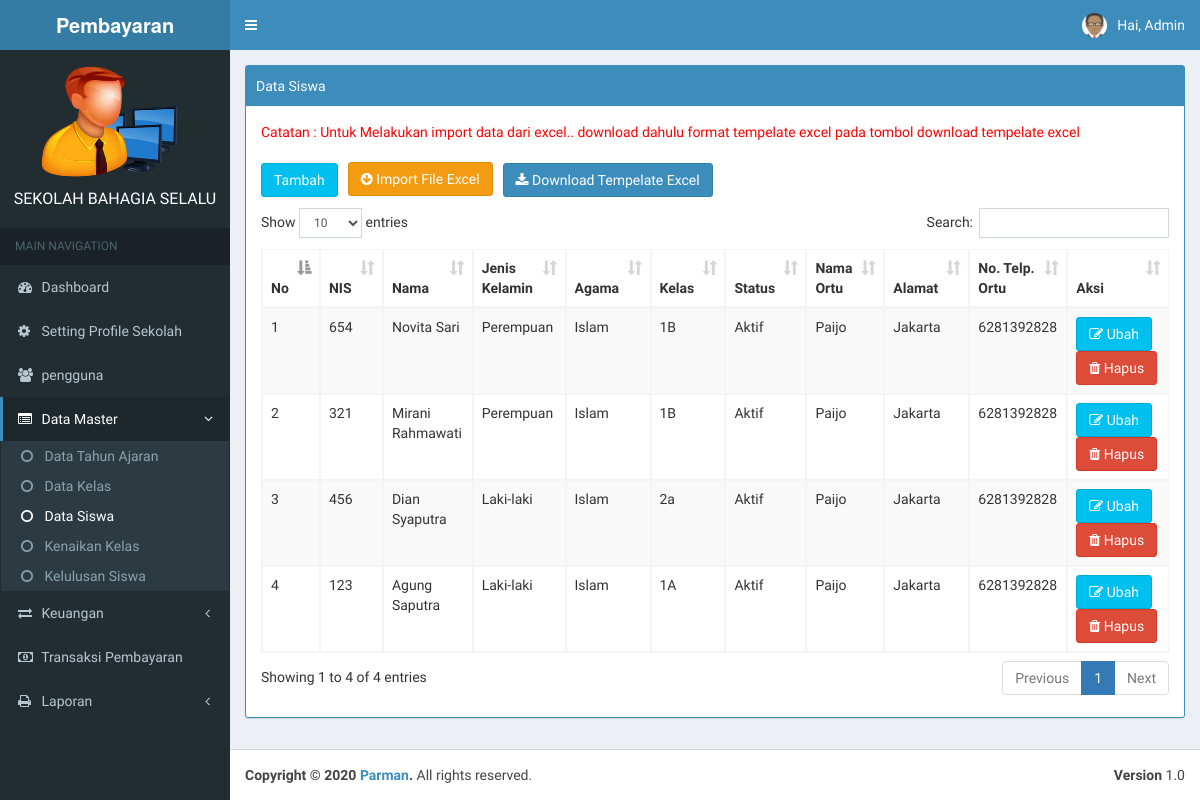
The app's page /index.php?page=siswa (signed in), older data.
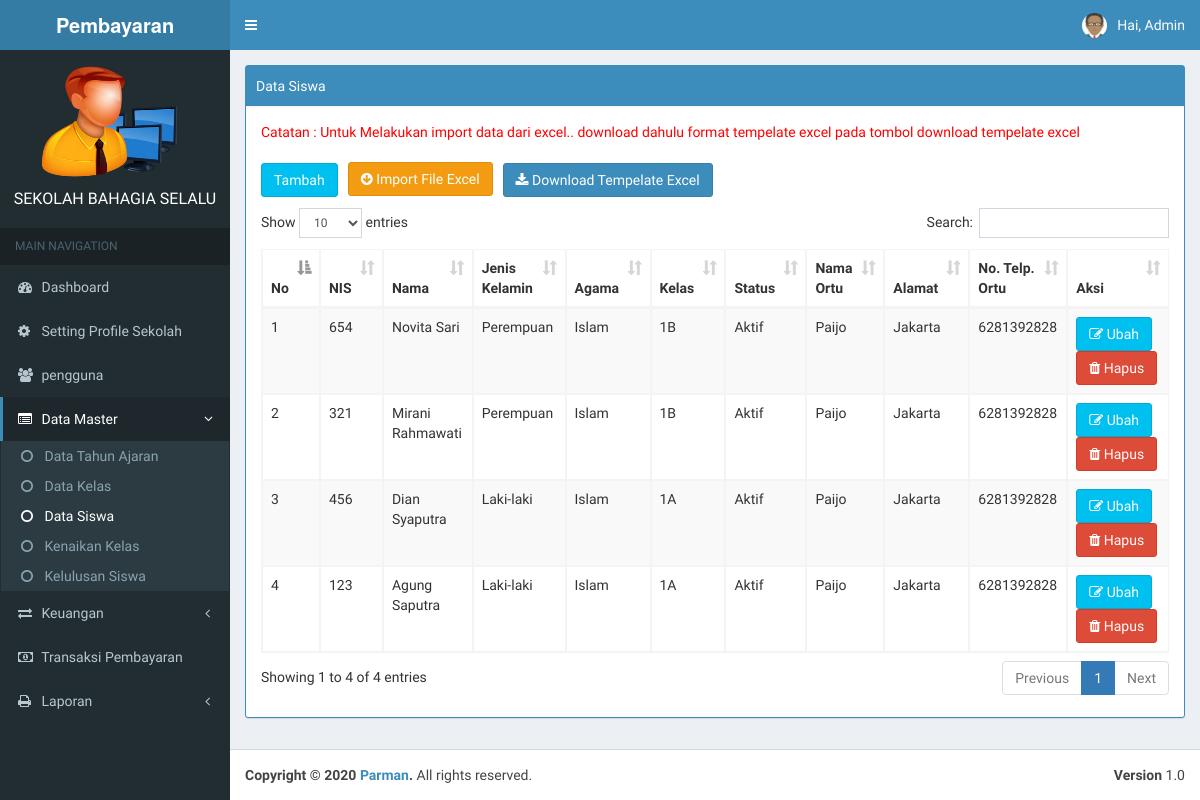
The same page, newer data.
### tables this page shows
CREATE TABLE `tb_siswa` (
  `id_siswa` int(11) NOT NULL AUTO_INCREMENT,
  `nis` varchar(30) NOT NULL,
  `nama_siswa` varchar(255) NOT NULL,
  `jk` varchar(20) NOT NULL,
  `agama` varchar(20) NOT NULL,
  `id_kelas` int(11) NOT NULL,
  `status` varchar(50) NOT NULL,
  `nama_ortu` varchar(255) NOT NULL,
  `alamat` text NOT NULL,
  `no_hp_ortu` varchar(15) NOT NULL,
  PRIMARY KEY (`id_siswa`)
);

CREATE TABLE `tb_kelas` (
  `id_kelas` int(11) NOT NULL AUTO_INCREMENT,
  `nama_kelas` varchar(100) NOT NULL,
  PRIMARY KEY (`id_kelas`)
);

### page/siswa/siswa.php (the view, shortened to what this page needs)
<div class="row">
    <div class="col-md-12">
        <div class="box box-primary box-solid">
            <div class="box-header with-border">
                 Data Siswa
            </div>
            <div class="panel-body">
                <div class="table-responsive">
                    <table class="table table-striped table-bordered table-hover" id="example1">
                       <div style="color: red;">Catatan : Untuk Melakukan import data dari excel.. download dahulu  format tempelate excel pada tombol  download tempelate excel</div><br>
               <button type="button" class="btn btn-info" style="margin-bottom: 10px;" data-toggle="modal" data-target="#modal-default">
               Tambah
              </button>
                <a href="?page=siswa&aksi=import" class="btn btn-warning" style="margin-bottom:  12px; margin-left: 10px;" > <i class=" fa fa-arrow-circle-down"></i> Import File Excel</a>
               <a href="temp_excel/siswa_upload.xlsx" class="btn btn-primary" style="margin-bottom:  10px; margin-left: 10px;" > <i class="fa fa-download"></i>  Download Tempelate Excel</a>
                <thead>
                <tr>
                  <th>No</th>
                  <th>NIS</th>
                  <th>Nama</th>
                  <th>Jenis Kelamin</th>
                  <th>Agama</th>
                  <th>Kelas</th>
                  <th>Status</th>
                  <th>Nama Ortu</th>
                  <th>Alamat</th>
                  <th>No. Telp. Ortu</th>
                  <th>Aksi</th>
                </tr>
                </thead>
                <tbody>
                  <?php
                      $no = 1;
                      $sql = $koneksi->query("select * from tb_siswa, tb_kelas where tb_siswa.id_kelas=tb_kelas.id_kelas order by tb_siswa.id_siswa desc");
                      while ($data = $sql->fetch_assoc()) {
                   ?>
                <tr>
                  <td><?php echo $no++; ?></td>
                  <td><?php echo $data['nis'] ?></td>
                  <td><?php echo $data['nama_siswa'] ?></td>
                  <td><?php echo $data['jk'] ?></td>
                  <td><?php echo $data['agama'] ?></td>
                  <td><?php echo $data['nama_kelas'] ?></td>
                  <td><?php echo $data['status'] ?></td>
                  <td><?php echo $data['nama_ortu'] ?></td>
                  <td><?php echo $data['alamat'] ?></td>
                  <td><?php echo $data['no_hp_ortu'] ?></td>
                  <td>
                    <a href="#" type="button" class="btn btn-info" data-toggle="modal" data-target="#mymodal<?php echo $data['id_siswa']; ?>"><i class="fa fa-edit"></i> Ubah</a>
                     <a onclick="return confirm('Apakah Anda Yakin Mengahpus Data Ini')" href="?page=siswa&aksi=hapus&id=<?php echo $data['id_siswa'] ;?>" class="btn btn-danger" title=""><i class="fa fa-trash"></i>  Hapus</a>
                  </td>
                </tr>
                  <div class="modal fade" id="mymodal<?php echo $data['id_siswa']; ?>">
                <?php } ?>
            </tbody>
        </table>
    </div>
</div>
</div>

Row changes from the older to the newer data that the page shows:
removed tb_siswa: nis "456", nama_siswa "Dian Syaputra", jk "Laki-laki", agama "Islam", id_kelas.nama_kelas "2a", status "Aktif", nama_ortu "Paijo", alamat "Jakarta", no_hp_ortu "6281392828"
added tb_siswa: nis "456", nama_siswa "Dian Syaputra", jk "Laki-laki", agama "Islam", id_kelas.nama_kelas "1A", status "Aktif", nama_ortu "Paijo", alamat "Jakarta", no_hp_ortu "6281392828"
